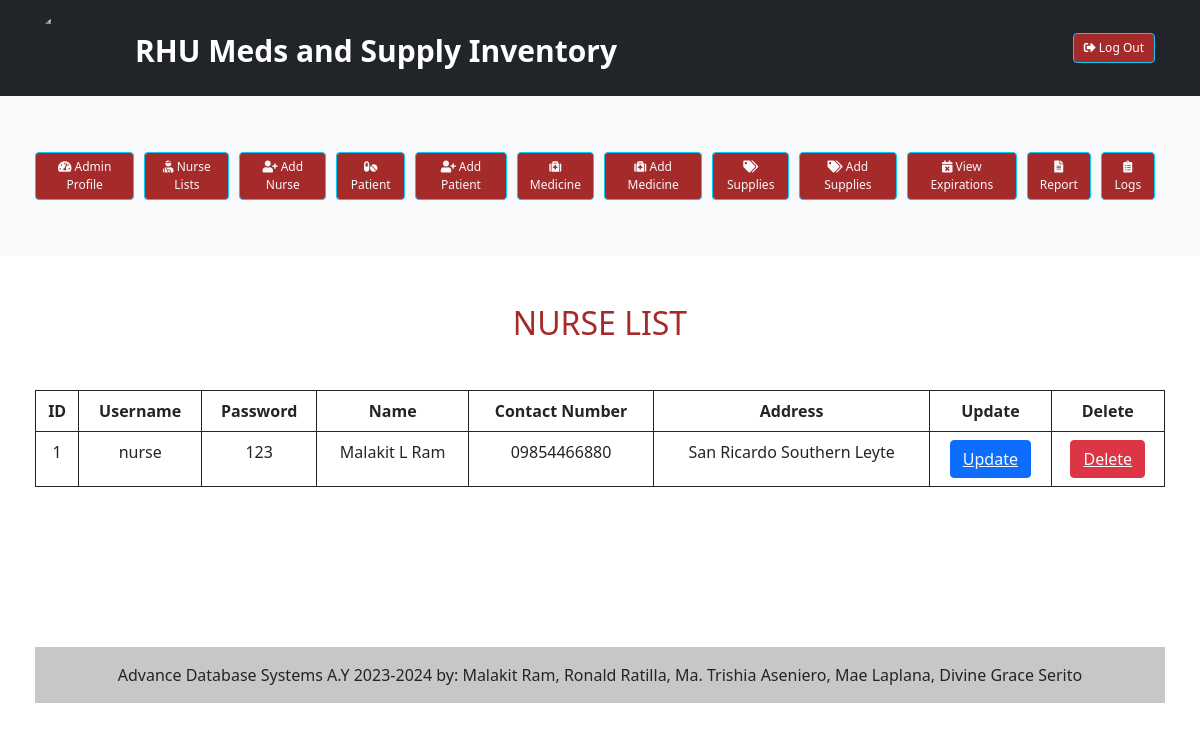
/nurselist.php, run on the app's committed database.
### tables this page shows
CREATE TABLE `nursetb` (
  `id` int(11) NOT NULL,
  `username` varchar(255) NOT NULL,
  `password` varchar(255) NOT NULL,
  `name` varchar(255) NOT NULL,
  `contact_no` varchar(255) NOT NULL,
  `address` varchar(255) NOT NULL
);

### nurselist.php (the view, shortened to what this page needs)
<?php
 include("admin_dashboard.php");
include "dbconfig.php";
$sql = "SELECT * FROM nursetb";
$result = $conn->query($sql);
?>
<!DOCTYPE html>
<html lang="en">
<head>
</head>
<body>
    <h1 class="text-center text-brown text-uppercase fs-2">Nurse List</h1>
<div class="container mt-5">
    <table  class="table table-responsive table-bordered border-dark table-hover text-center ">
        <tr>
            <th>ID</th>
            <th>Username</th>
            <th>Password</th>
            <th>Name</th>
            <th>Contact Number</th>
            <th>Address</th>
            <th>Update</th>
            <th>Delete</th>
        </tr>
 </div>
        <?php
        if ($result->num_rows > 0) {
            while ($row = $result->fetch_assoc()) {
                echo "<tr>";
                echo "<td>" . $row["id"] . "</td>";
                echo "<td>" . $row["username"] . "</td>";
                echo "<td>" . $row["password"] . "</td>";
                echo "<td>" . $row["name"] . "</td>";
                echo "<td>" . $row["contact_no"] . "</td>";
                echo "<td>" . $row["address"] . "</td>";
                echo "<td>
                <button class='btn btn-primary'><a href='updatenurse.php?id=" . $row["id"] . "' class='text-light'>Update</a></button>
                </td>";
            echo "<td>
                <button class='btn btn-danger'><a href='deletedialog.php?deleteid=" . $row["id"] . "' class='text-light'>Delete</a></button>
                </td>";
            echo "</tr>";
            }
        } else {
            echo "<tr><td colspan='6'>No nurses found.</td></tr>";
        }
        ?>
</body>
</html>
<?php
include "footer.php";
?>

### admin_dashboard.php (style rules this page uses)
.container { padding: 0 5px; }
h1 { font-size: 15px; color: brown; margin-top: 10px; margin-bottom: 5px; }

### data on the page
nursetb: id "1", username "nurse", password "123", name "Malakit L Ram", contact_no "09854466880", address "San Ricardo Southern Leyte"
